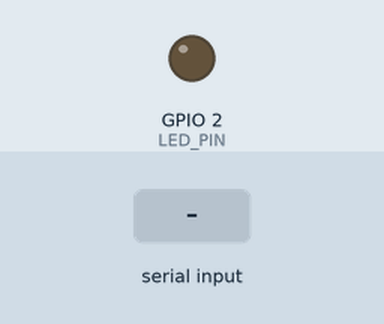
A sketch run on a simulated ESP32. Shown: output pins drawn as LEDs (lit = HIGH). Inputs (shaded band) come from the test bench. I2S audio is not simulated (input reads silence); what the sketch prints to the serial monitor is not drawn.

Above: at 1.2 s.
1.3 s: "OFF\n" received over Serial
At 2.5 s:
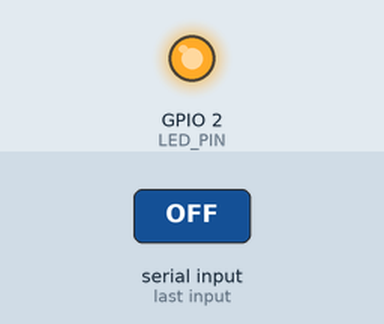
2.8 s: "ON\n" received over Serial
At 3.7 s:
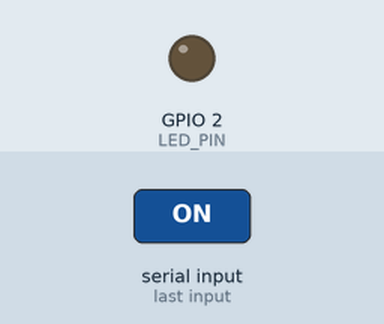
Timing chart, 0 to 5.8 s (numbered marks = the images above; inputs shaded):
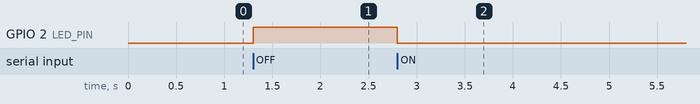

Measured:
- after the input at 1.3 s, GPIO 2 (LED_PIN): LOW → HIGH at once
- after the input at 2.8 s, GPIO 2 (LED_PIN): HIGH → LOW at once

The sketch:

04_mic_led.ino
```cpp
#include <Arduino.h>
#include <driver/i2s.h>

// I2S 핀 설정
#define I2S_WS   6
#define I2S_SCK  7
#define I2S_SD   8
#define I2S_PORT I2S_NUM_0

#define LED_PIN 2

void setup() {
  Serial.begin(921600);
  pinMode(LED_PIN, OUTPUT);

  // I2S 설정
  i2s_config_t config = {
    .mode = (i2s_mode_t)(I2S_MODE_MASTER | I2S_MODE_RX),
    .sample_rate = 16000,
    .bits_per_sample = I2S_BITS_PER_SAMPLE_32BIT,
    .channel_format = I2S_CHANNEL_FMT_ONLY_LEFT,
    .communication_format = I2S_COMM_FORMAT_STAND_I2S,
    .intr_alloc_flags = 0,
    .dma_buf_count = 4,
    .dma_buf_len = 128
  };

  i2s_pin_config_t pin_config = {
    .bck_io_num = I2S_SCK,
    .ws_io_num = I2S_WS,
    .data_out_num = I2S_PIN_NO_CHANGE,
    .data_in_num = I2S_SD
  };

  i2s_driver_install(I2S_PORT, &config, 0, NULL);
  i2s_set_pin(I2S_PORT, &pin_config);
}

void loop() {
  int32_t sample;
  size_t bytes_read;

  // 음성 데이터 읽기
  i2s_read(I2S_PORT, &sample, sizeof(sample), &bytes_read, portMAX_DELAY);

  if (bytes_read > 0) {
    // 32bit → 16bit 변환
    int16_t pcm16 = sample >> 14;
    Serial.write((uint8_t*)&pcm16, sizeof(pcm16));
  }

  // =========================
  // PC → ESP32 명령 수신
  // =========================
  if (Serial.available()) {
    String cmd = Serial.readStringUntil('\n');

    if (cmd == "ON") {
      digitalWrite(LED_PIN, LOW);
    }
    else if (cmd == "OFF") {
      digitalWrite(LED_PIN, HIGH);
    }
  }
}
```
